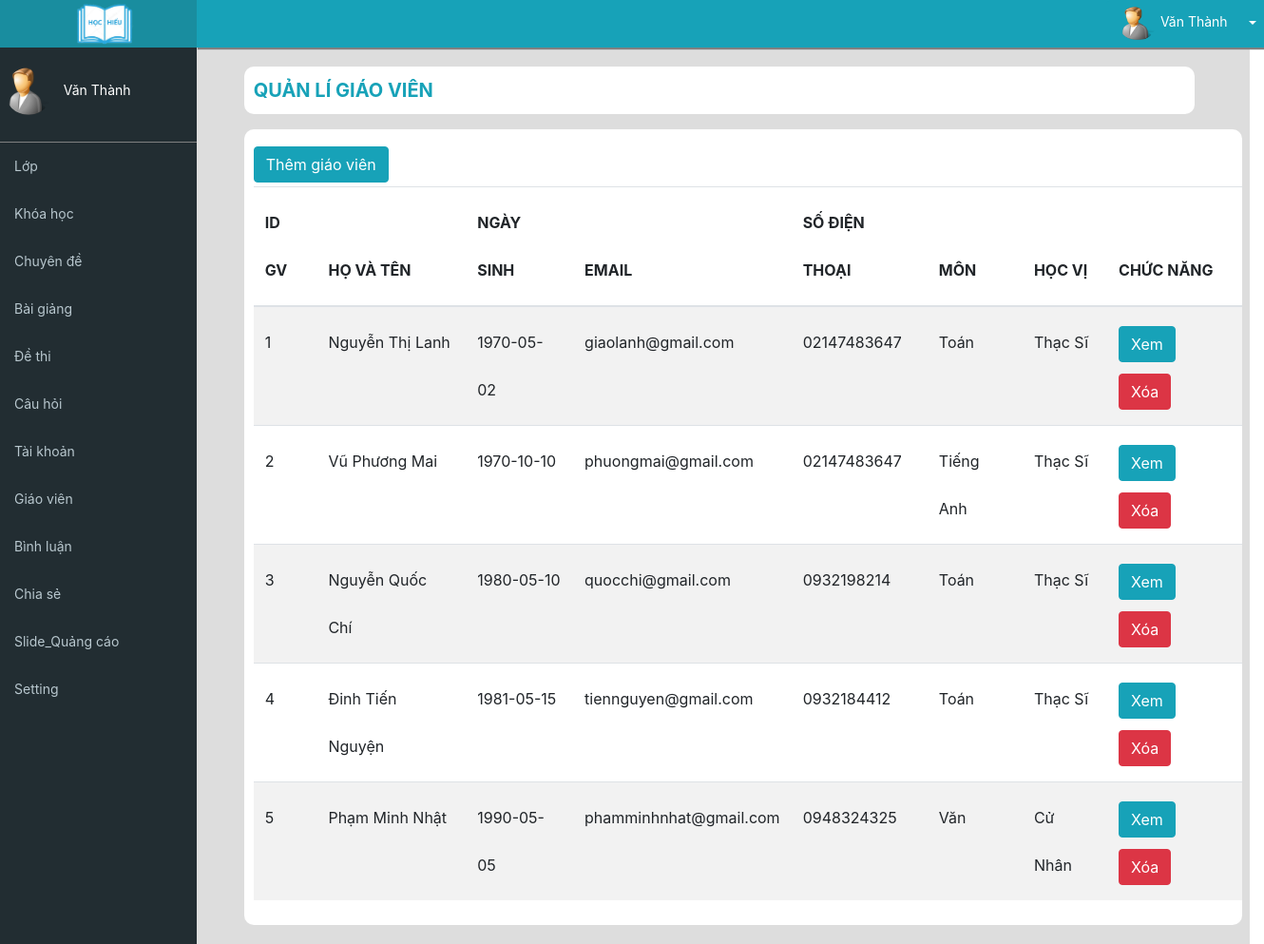
Page /admin/giaovien.php (signed in) on the committed database.
### tables this page shows
CREATE TABLE `setting` (
  `logo` varchar(250) NOT NULL,
  `email` varchar(250) NOT NULL,
  `sdt` int(11) NOT NULL
);

CREATE TABLE `users` (
  `id_user` int(11) NOT NULL,
  `username` varchar(200) NOT NULL,
  `password` varchar(200) NOT NULL,
  `name` varchar(200) NOT NULL,
  `phone_numbers` int(11) NOT NULL,
  `email` varchar(200) NOT NULL,
  `birthday` date NOT NULL,
  `address` varchar(250) NOT NULL,
  `gender` int(11) NOT NULL,
  `image` varchar(250) NOT NULL,
  `role_id` int(11) NOT NULL,
  `status` int(11) NOT NULL
);

CREATE TABLE `teacher` (
  `id_teacher` int(11) NOT NULL,
  `name` varchar(200) NOT NULL,
  `birthday` date NOT NULL,
  `infomation` text NOT NULL,
  `phone_numbers` int(11) NOT NULL,
  `email` varchar(250) NOT NULL,
  `address` varchar(250) NOT NULL,
  `gender` int(11) NOT NULL,
  `specialize` varchar(100) NOT NULL,
  `image` varchar(250) NOT NULL,
  `degree` varchar(100) NOT NULL,
  `workplace` varchar(350) NOT NULL
);

### commont/connect.php (called while the page is built, shortened)
<?php
$hostname='localhost';
$username='root';
$password='';
$database='duan1';
$options = array(PDO::MYSQL_ATTR_INIT_COMMAND => "SET NAMES utf8");
try
{
  $conn= new PDO("mysql:host=$hostname;dbname=$database",$username,$password,$options);
  $conn->setAttribute(PDO::ATTR_ERRMODE,PDO::ERRMODE_EXCEPTION);
		$sqlteacher ="select * from teacher ";
		$queryteacher =$conn->prepare($sqlteacher);
		$queryteacher->execute();
		$rowteacher = $queryteacher->fetchAll(PDO::FETCH_ASSOC);
		$sqlteacher="select * from teacher ";
		$queryteacher=$conn->prepare($sqlteacher);
		$queryteacher->execute();
		$rowteacher= $queryteacher->fetchAll(PDO::FETCH_ASSOC);
		 $sqlsetting ="select * from setting ";
		$querysetting =$conn->prepare($sqlsetting);
		$querysetting->execute();
		$rowsetting = $querysetting->fetch(PDO::FETCH_ASSOC);
 function users($id){
	  global $conn;
		$sql="select * from users where id_user={$id} ";
		$query=$conn->prepare($sql);
		$query->execute();
		$row= $query->fetch(PDO::FETCH_ASSOC);
    return $row;
		}
  } catch(Exception $e){
	echo $e.getMessage();
}
 ?>

### admin/giaovien.php (the view, shortened to what this page needs)
<?php require "../commont/connect.php";session_start();  ?>
<!DOCTYPE html>
<html>
<head>
	<link rel="stylesheet" href="cssadmin.css">
	<link rel="stylesheet" href="../public/css/bootstrap.min.css">
</head>
<body>
	<div class="w-100">
		<div class="row " style="width: 100%">
 <?php include_once '../_share/admin/menu.php' ?>
		<div class="col-md-10" style="background: #ddd">
 <?php include_once '../_share/admin/header.php' ?>
			<div class="bodyad">
				<div class="thanbody">
				<p style="font-size: 20px;width:1000px;height:50px;background: white;line-height: 50px;padding-left: 10px;border-radius: 10px;color: #17a2b8;font-weight: bold">QUẢN LÍ GIÁO VIÊN</p>
				<div class="noidung">
					<a href="themgiaovien.php" class="btn btn-info">Thêm giáo viên</a>
					<table class="table table-striped">
						<thead>
							<tr>
								<th>ID GV</th>
								<th>HỌ VÀ TÊN</th>
								<th>NGÀY SINH</th>
								<th>EMAIL</th>
								<th>SỐ ĐIỆN THOẠI</th>
								<th>MÔN</th>
								<th>HỌC VỊ</th>
								<th colspan="3">CHỨC NĂNG</th>
							</tr>
						</thead>
						<tbody>
							<?php foreach ($rowteacher as $value){ ?>
							<tr>
								<td><?php echo $value['id_teacher']; ?></td>
								<td><?php echo $value['name']; ?></td>
								<td><?php echo $value['birthday']; ?></td>
								<td><?php echo $value['email']; ?></td>
								<td><?php echo '0'.$value['phone_numbers']; ?></td>
								<td><?php echo $value['specialize']; ?></td>
								<td><?php echo $value['degree']; ?></td>
								<td><a href="chitietgiaovien.php?idteacher=<?php echo $value['id_teacher'];   ?>"  class="btn btn-info">Xem</a>
								<a href="chitietgiaovien.php?xoaid=<?php echo $value['id_teacher'];  ?>" onclick="return confirm('Bạn có muốn xóa giáo viên này không')"  class="btn btn-danger">Xóa</a>
								</td>
							</tr>
						<?php } ?>
						</tbody>
					</table>
				</div>
				</div>
			</div>
		</div>
		</div>
	</div>
</body>
</html>

### _share/admin/menu.php (shortened to what this page needs)
<div class="col-md-2" style="background: #222d32">
		<div style="height:50px;width:220px;background: #198d9f;text-align: center;">
			<img src="../image/<?php echo $rowsetting['logo']; ?>" style="width:70px;">
		</div>
		<div class="ten">
			<img src="../public/images/user/<?php echo users($_SESSION['account']['id'])['image']; ?>" style="width:50px;height:50px;border-radius: 100%;margin-left: 5px">
			&nbsp;&nbsp;<?php echo users($_SESSION['account']['id'])['name']; ?>
		</div>
		<div style="width: 210px;height:500px;font-size: 14px;color: #b8c7ce">
			<div class="boxmenu">
				<a href="danhmuc.php" class="thea5"><p>Lớp 	</p></a>
			</div>
			<div class="boxmenu">
				<a href="khoahoc.php" class="thea5"><p>Khóa học</p></a>
			</div>
			<div class="boxmenu">
				<a href="chuyende.php" class="thea5"><p>Chuyên đề</p></a>
			</div>
			<div class="boxmenu">
				<a href="baigiang.php" class="thea5"><p>Bài giảng</p></a>
			</div>
			<div class="boxmenu">
				<a href="dethi.php" class="thea5"><p>Đề thi</p></a>
			</div>
			<div class="boxmenu">
				<a href="cauhoi.php" class="thea5"><p>Câu hỏi</p></a>
			</div>
			<div class="boxmenu">
				<a href="taikhoan.php" class="thea5"><p>Tài khoản</p></a>
			</div>
			<div class="boxmenu">
				<a href="giaovien.php" class="thea5"><p>Giáo viên</p></a>
			</div>
			<div class="boxmenu">
				<a href="binhluan.php" class="thea5"><p>Bình luận</p></a>
			</div>
			<div class="boxmenu">
				<a href="chiase.php" class="thea5"><p>Chia sẻ</p></a>
			</div>
				<div class="boxmenu">
				<a href="slide.php" class="thea5"><p>Slide_Quảng cáo</p></a>
			</div>
				<div class="boxmenu">
				<a href="setting.php" class="thea5"><p>Setting</p></a>
			</div>
		</div>
	</div>

### _share/admin/header.php (shortened to what this page needs)
<div class="headerad" style="background: #17a2b8;border-radius: none">
				<div class="btn-group" style="float: right;">
				  <button type="button" class="btn btn-info" style="font-size: 14px">	<img src="../public/images/user/<?php echo users($_SESSION['account']['id'])['image']; ?>" style="width:40px;height:35px;border-radius: 100px;"> <?php echo users($_SESSION['account']['id'])['name']; ?> </button>
				  <button type="button" class="btn btn-info dropdown-toggle dropdown-toggle-split" data-toggle="dropdown" aria-haspopup="true" aria-expanded="false">
				  </button>
				</div>
	</div>

### admin/cssadmin.css (style rules this page uses)
* { margin:0px;padding:0px;box-sizing: border-box; }
.headerad { width: 1125px;height: 50px;background: white;margin-left: -15px;box-shadow: 2px 1px 1px 1px gray;border-radius: 0px }
.bodyad { width: 1120px;background: none;margin-top: 10px;border-radius: 10px }
.ten { width: 210px;height: 100px;background: none;border-bottom: 1px solid gray;font-size: 14px;color: white }
.boxmenu { width: 210px;height: 50px;line-height: 50px;background: none; }
.boxmenu p { margin-left: 15px }
.thea5 { color:#b8c7ce; }
.thanbody { width: 1050px;background: none;margin: auto;padding-top: 10px }
.noidung { width: 1050px;background: white;line-height: 50px;padding-left: 10px;border-radius: 10px;padding-top: 10px;padding-bottom:10px;margin-bottom: 20px }
table tr { width: 50px }

### rows in the picture
setting: logo (picture)
users: image (picture), name "Văn Thành"
teacher: id_teacher "1", name "Nguyễn Thị Lanh", birthday "1970-05-02", email "giaolanh@gmail.com", phone_numbers "2147483647", specialize "Toán", degree "Thạc Sĩ"
teacher: id_teacher "2", name "Vũ Phương Mai", birthday "1970-10-10", email "phuongmai@gmail.com", phone_numbers "2147483647", specialize "Tiếng Anh", degree "Thạc Sĩ"
teacher: id_teacher "3", name "Nguyễn Quốc Chí", birthday "1980-05-10", email "quocchi@gmail.com", phone_numbers "932198214", specialize "Toán", degree "Thạc Sĩ"
teacher: id_teacher "4", name "Đinh Tiến Nguyện", birthday "1981-05-15", email "tiennguyen@gmail.com", phone_numbers "932184412", specialize "Toán", degree "Thạc Sĩ"
teacher: id_teacher "5", name "Phạm Minh Nhật", birthday "1990-05-05", email "phamminhnhat@gmail.com", phone_numbers "948324325", specialize "Văn", degree "Cử Nhân"
